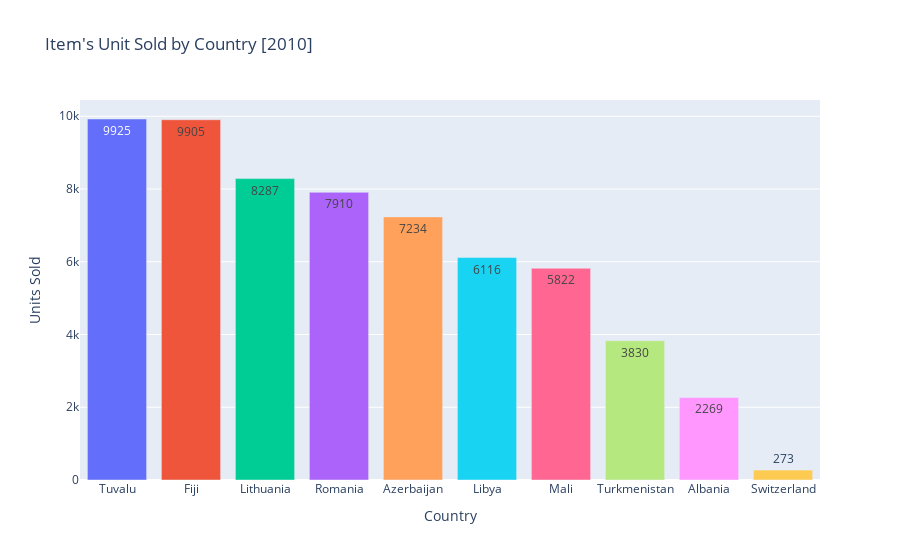

The notebook cell saved with this chart:
### Code cell
country_unit_sold_2010=cd_2010.groupby('Country')['Units Sold'].sum().reset_index()
country_unit_sold_2010 = country_unit_sold_2010.sort_values(by='Units Sold', ascending=False)
c_us_2010=px.bar(country_unit_sold_2010,
            x='Country',
            y='Units Sold',
            title="Item's Unit Sold by Country [2010]",
            color='Country',
            text='Units Sold'
            )
# c_us.update_traces(textposition='outside')
c_us_2010.update_layout(showlegend=False)
c_us_2010.show()

### Figure 1 — Plotly figure (JSON) as saved in the notebook; plotly's stock layout.template omitted (floating-point values rounded to 4 significant figures)
{"data": [{"alignmentgroup": "True", "hovertemplate": "Country=%{x}<br>Units Sold=%{text}<extra></extra>", "legendgroup": "Tuvalu", "marker": {"color": "#636efa", "pattern": {"shape": ""}}, "name": "Tuvalu", "offsetgroup": "Tuvalu", "orientation": "v", "showlegend": true, "text": [9925], "textposition": "auto", "type": "bar", "x": ["Tuvalu"], "xaxis": "x", "y": [9925], "yaxis": "y"}, {"alignmentgroup": "True", "hovertemplate": "Country=%{x}<br>Units Sold=%{text}<extra></extra>", "legendgroup": "Fiji", "marker": {"color": "#EF553B", "pattern": {"shape": ""}}, "name": "Fiji", "offsetgroup": "Fiji", "orientation": "v", "showlegend": true, "text": [9905], "textposition": "auto", "type": "bar", "x": ["Fiji"], "xaxis": "x", "y": [9905], "yaxis": "y"}, {"alignmentgroup": "True", "hovertemplate": "Country=%{x}<br>Units Sold=%{text}<extra></extra>", "legendgroup": "Lithuania", "marker": {"color": "#00cc96", "pattern": {"shape": ""}}, "name": "Lithuania", "offsetgroup": "Lithuania", "orientation": "v", "showlegend": true, "text": [8287], "textposition": "auto", "type": "bar", "x": ["Lithuania"], "xaxis": "x", "y": [8287], "yaxis": "y"}, {"alignmentgroup": "True", "hovertemplate": "Country=%{x}<br>Units Sold=%{text}<extra></extra>", "legendgroup": "Romania", "marker": {"color": "#ab63fa", "pattern": {"shape": ""}}, "name": "Romania", "offsetgroup": "Romania", "orientation": "v", "showlegend": true, "text": [7910], "textposition": "auto", "type": "bar", "x": ["Romania"], "xaxis": "x", "y": [7910], "yaxis": "y"}, {"alignmentgroup": "True", "hovertemplate": "Country=%{x}<br>Units Sold=%{text}<extra></extra>", "legendgroup": "Azerbaijan", "marker": {"color": "#FFA15A", "pattern": {"shape": ""}}, "name": "Azerbaijan", "offsetgroup": "Azerbaijan", "orientation": "v", "showlegend": true, "text": [7234], "textposition": "auto", "type": "bar", "x": ["Azerbaijan"], "xaxis": "x", "y": [7234], "yaxis": "y"}, {"alignmentgroup": "True", "hovertemplate": "Country=%{x}<br>Units Sold=%{text}<extra></extra>", "legendgroup": "Libya", "marker": {"color": "#19d3f3", "pattern": {"shape": ""}}, "name": "Libya", "offsetgroup": "Libya", "orientation": "v", "showlegend": true, "text": [6116], "textposition": "auto", "type": "bar", "x": ["Libya"], "xaxis": "x", "y": [6116], "yaxis": "y"}, {"alignmentgroup": "True", "hovertemplate": "Country=%{x}<br>Units Sold=%{text}<extra></extra>", "legendgroup": "Mali", "marker": {"color": "#FF6692", "pattern": {"shape": ""}}, "name": "Mali", "offsetgroup": "Mali", "orientation": "v", "showlegend": true, "text": [5822], "textposition": "auto", "type": "bar", "x": ["Mali"], "xaxis": "x", "y": [5822], "yaxis": "y"}, {"alignmentgroup": "True", "hovertemplate": "Country=%{x}<br>Units Sold=%{text}<extra></extra>", "legendgroup": "Turkmenistan", "marker": {"color": "#B6E880", "pattern": {"shape": ""}}, "name": "Turkmenistan", "offsetgroup": "Turkmenistan", "orientation": "v", "showlegend": true, "text": [3830], "textposition": "auto", "type": "bar", "x": ["Turkmenistan"], "xaxis": "x", "y": [3830], "yaxis": "y"}, {"alignmentgroup": "True", "hovertemplate": "Country=%{x}<br>Units Sold=%{text}<extra></extra>", "legendgroup": "Albania", "marker": {"color": "#FF97FF", "pattern": {"shape": ""}}, "name": "Albania", "offsetgroup": "Albania", "orientation": "v", "showlegend": true, "text": [2269], "textposition": "auto", "type": "bar", "x": ["Albania"], "xaxis": "x", "y": [2269], "yaxis": "y"}, {"alignmentgroup": "True", "hovertemplate": "Country=%{x}<br>Units Sold=%{text}<extra></extra>", "legendgroup": "Switzerland", "marker": {"color": "#FECB52", "pattern": {"shape": ""}}, "name": "Switzerland", "offsetgroup": "Switzerland", "orientation": "v", "showlegend": true, "text": [273], "textposition": "auto", "type": "bar", "x": ["Switzerland"], "xaxis": "x", "y": [273], "yaxis": "y"}], "layout": {"barmode": "relative", "legend": {"title": {"text": "Country"}, "tracegroupgap": 0}, "showlegend": false, "title": {"text": "Item's Unit Sold by Country [2010]"}, "xaxis": {"anchor": "y", "categoryarray": ["Tuvalu", "Fiji", "Lithuania", "Romania", "Azerbaijan", "Libya", "Mali", "Turkmenistan", "Albania", "Switzerland"], "categoryorder": "array", "domain": [0, 1], "title": {"text": "Country"}}, "yaxis": {"anchor": "x", "domain": [0, 1], "title": {"text": "Units Sold"}}}}
